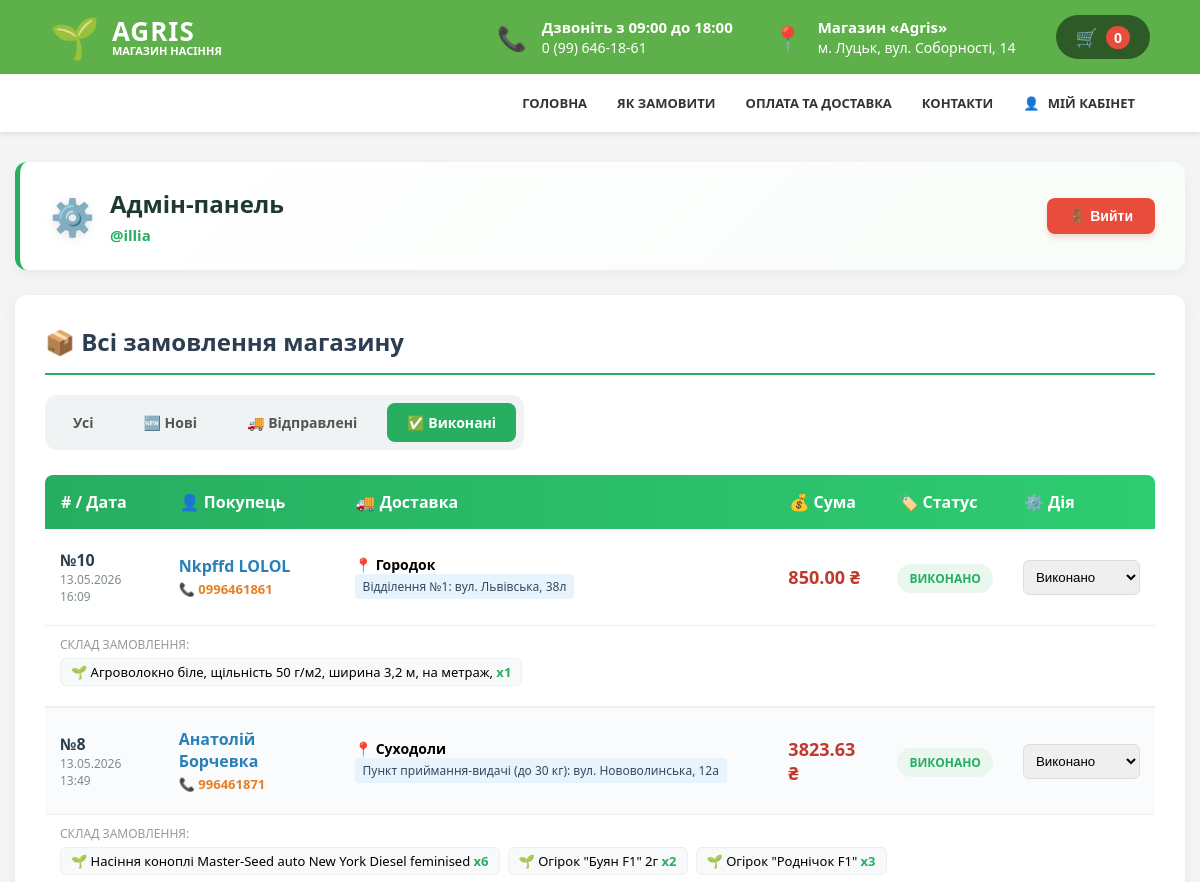
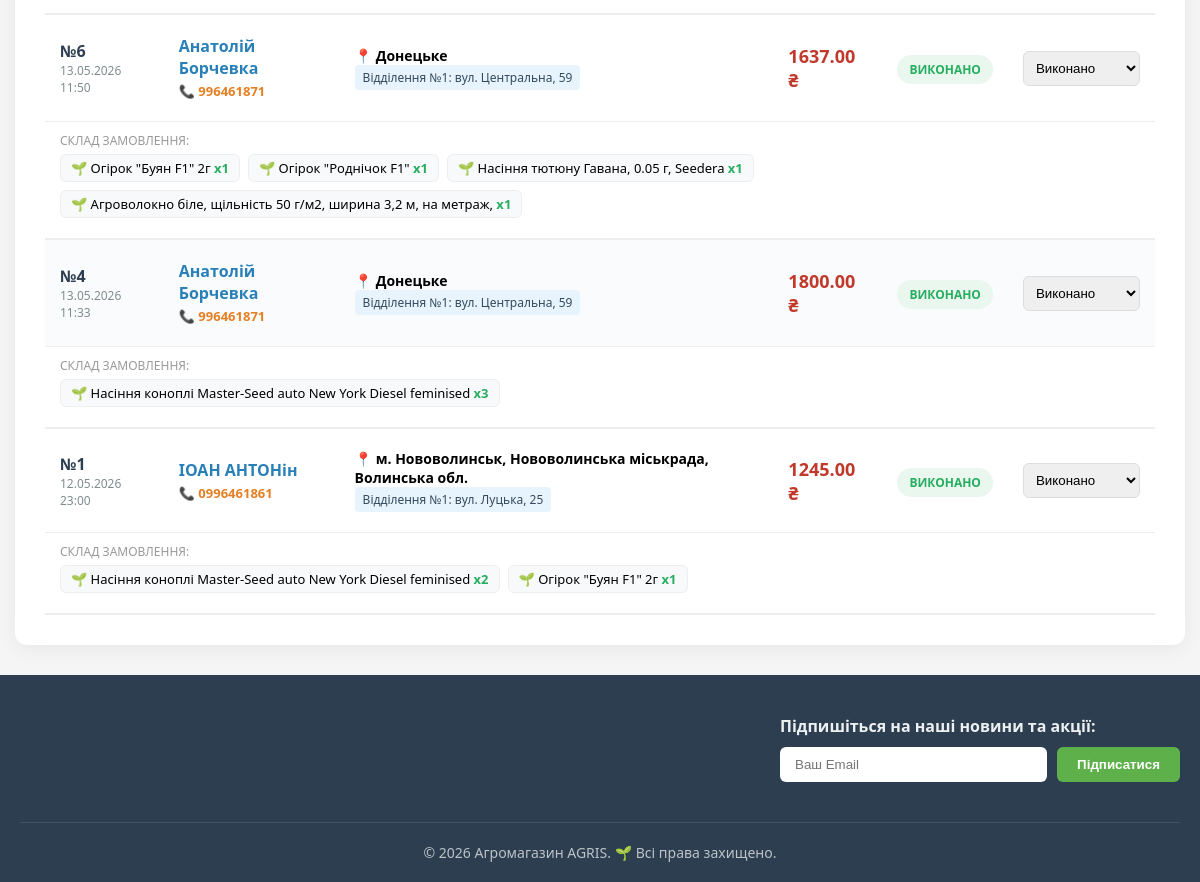
The app's page /cabinet/?status=done (signed in), older data (2 pictures, top to bottom).
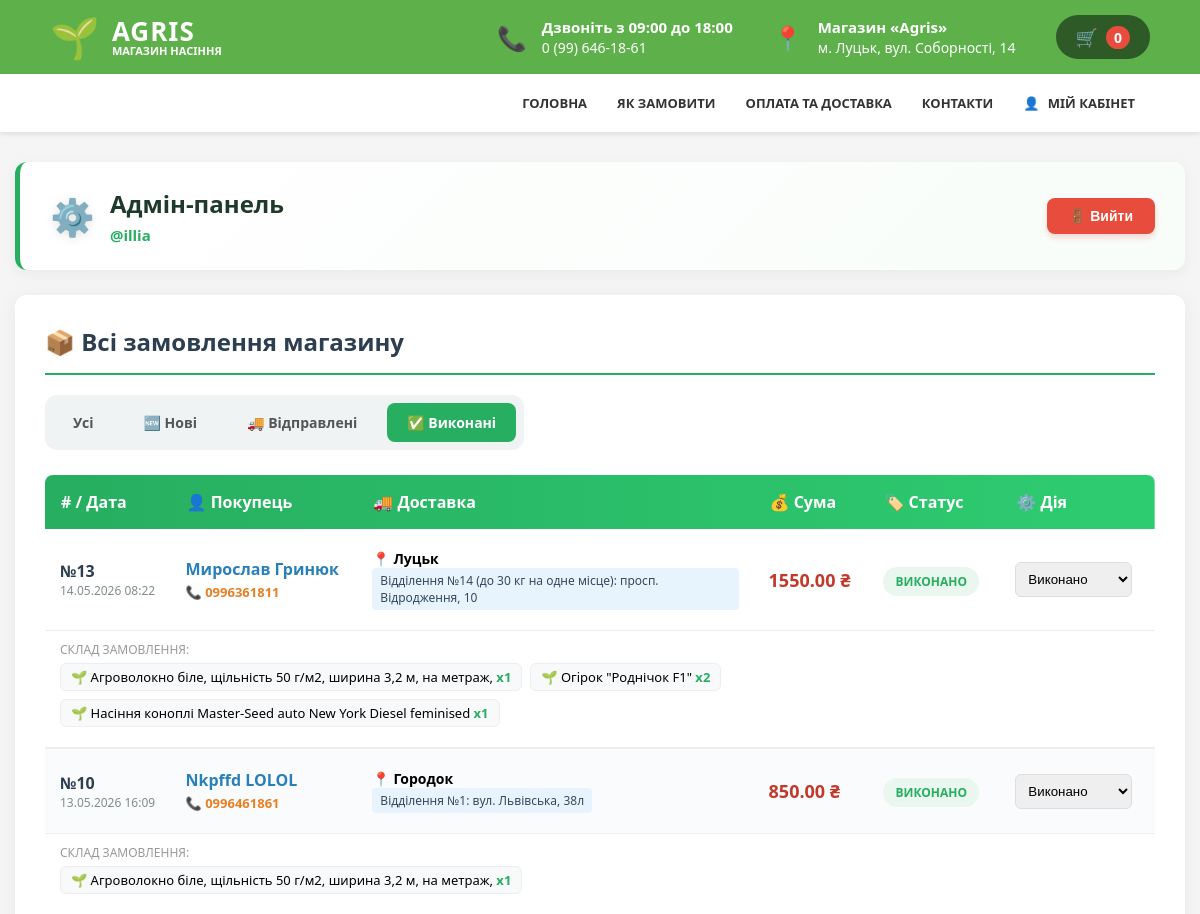
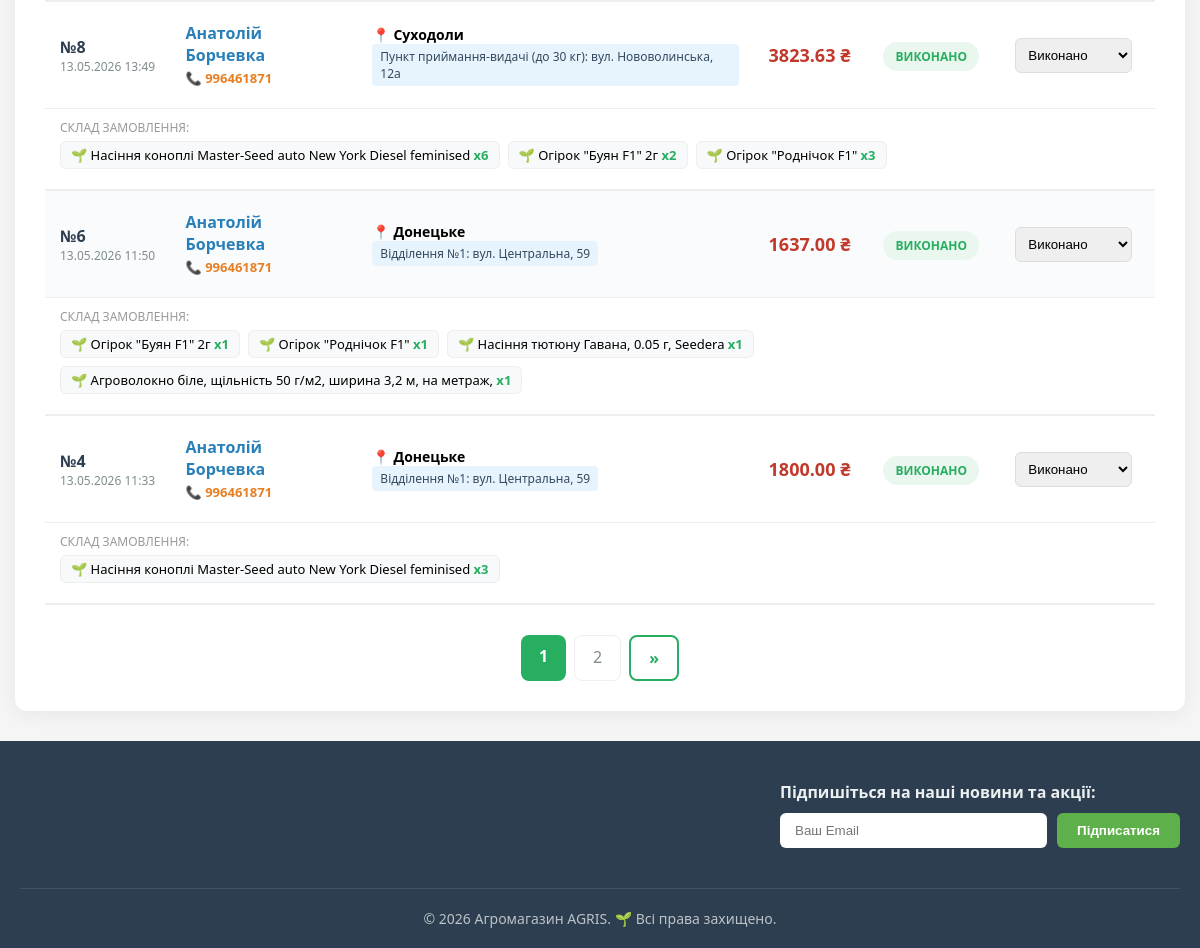
The same page, newer data (2 pictures, top to bottom).
### shop/models.py (models this page shows, shortened)
class Order(models.Model):
    STATUS_CHOICES = [('new', 'Нове'), ('sent', 'Відправлено'), ('done', 'Виконано')]
    user = models.ForeignKey(User, on_delete=models.CASCADE, verbose_name="Користувач")
    last_name = models.CharField(max_length=50, verbose_name="Прізвище")
    first_name = models.CharField(max_length=50, verbose_name="Ім'я")
    middle_name = models.CharField(max_length=50, blank=True, null=True, verbose_name="По батькові")
    phone = models.CharField(max_length=20, verbose_name="Телефон")
    city = models.CharField(max_length=100, verbose_name="Місто/Село")
    warehouse = models.CharField(max_length=255, verbose_name="Відділення")
    total_price = models.DecimalField(max_digits=10, decimal_places=2, verbose_name="Загальна сума")
    status = models.CharField(max_length=10, choices=STATUS_CHOICES, default='new', verbose_name="Статус")
    created_at = models.DateTimeField(auto_now_add=True, verbose_name="Дата")
    bonuses_awarded = models.BooleanField(default=False, verbose_name="Бонуси нараховано")
    class Meta:
        verbose_name = "Замовлення"
        verbose_name_plural = "Замовлення"

class OrderItem(models.Model):
    order = models.ForeignKey(Order, on_delete=models.CASCADE, related_name='items', verbose_name="Замовлення")
    product = models.ForeignKey(Product, on_delete=models.PROTECT, verbose_name="Товар")
    quantity = models.PositiveIntegerField(default=1, verbose_name="Кількість")
    price = models.DecimalField(max_digits=10, decimal_places=2, verbose_name="Ціна продажу")
    class Meta:
        verbose_name = "Товар у замовленні"
        verbose_name_plural = "Товари у замовленні"

class Product(models.Model):
    category = models.ForeignKey(Category, on_delete=models.CASCADE, verbose_name="Категорія")
    title = models.CharField(max_length=100, verbose_name="Назва товару")
    price = models.DecimalField(max_digits=10, decimal_places=2, verbose_name="Ціна")
    description = models.TextField(verbose_name="Опис товару", blank=True, null=True)
    image = models.ImageField(upload_to='products/', blank=True, null=True, verbose_name="Фото")
    created_at = models.DateTimeField(auto_now_add=True, verbose_name="Створено о")
    updated_at = models.DateTimeField(auto_now=True, verbose_name="Оновлено о")
    class Meta:
        verbose_name = "Товар"
        verbose_name_plural = "Товари"

### shop/views.py (the view)
# urls.py: path('cabinet/', views.cabinet, name='cabinet'),
@login_required
def cabinet(request):
    profile, _ = Profile.objects.get_or_create(user=request.user)
    if request.method == 'POST':
        profile_form = ProfileForm(request.POST, instance=profile)
        if profile_form.is_valid():
            profile_form.save()
            messages.success(request, 'Ваші дані збережено!')
            return redirect('cabinet')
    else:
        profile_form = ProfileForm(instance=profile)
    status_filter = request.GET.get('status')
    if request.user.is_staff:
        orders_list = Order.objects.all().prefetch_related('items__product')
    else:
        orders_list = Order.objects.filter(user=request.user).prefetch_related('items__product')
    if status_filter in ['new', 'sent', 'done']:
        orders_list = orders_list.filter(status=status_filter)
    orders_list = orders_list.order_by('-created_at')
    paginator = Paginator(orders_list, 5)
    page_number = request.GET.get('page')
    orders = paginator.get_page(page_number)
    ctx = base_context()
    ctx.update({
        'orders': orders,
        'profile': profile,
        'profile_form': profile_form,
        'current_status_filter': status_filter
    })
    return render(request, 'shop/cabinet.html', ctx)

### shop/templates/shop/cabinet.html (shortened to what this page needs)
{% extends 'shop/base.html' %}
{% block content %}
<div class="cabinet-hero" style="background: linear-gradient(135deg, #fff, #f8fdf9); padding: 25px 30px; border-radius: 12px; box-shadow: 0 4px 15px rgba(0,0,0,0.05); border-left: 5px solid #27ae60; display: flex; justify-content: space-between; align-items: center; flex-wrap: wrap; gap: 15px; margin-bottom: 25px;">
    <div style="display: flex; align-items: center; gap: 15px;">
        <div style="font-size: 36px; filter: drop-shadow(0 2px 4px rgba(0,0,0,0.1));">{% if user.is_staff %}⚙️{% else %}👤{% endif %}</div>
        <div>
            <h1 style="margin: 0; font-size: 24px; color: #1e3a2b; font-weight: 800;">
                {% if user.is_staff %}Адмін-панель{% else %}Мій кабінет{% endif %}
            </h1>
            <p style="margin: 5px 0 0 0; color: #27ae60; font-size: 15px; font-weight: bold;">@{{ user.first_name|default:user.username }}</p>
        </div>
    </div>
    <form action="{% url 'logout' %}" method="post">
        <button type="submit" style="background: #e74c3c; color: white; padding: 10px 22px; border: none; border-radius: 8px; cursor: pointer; font-weight: bold; font-size: 14px; box-shadow: 0 4px 6px rgba(231, 76, 60, 0.2); transition: 0.2s;" onmouseover="this.style.background='#c0392b'; this.style.transform='translateY(-2px)'" onmouseout="this.style.background='#e74c3c'; this.style.transform='translateY(0)'">🚪 Вийти</button>
    </form>
</div>
<div style="background: white; padding: 30px; border-radius: 12px; box-shadow: 0 4px 20px rgba(0,0,0,0.06);">
    <h2 style="margin-top: 0; color: #2c3e50; border-bottom: 2px solid #27ae60; padding-bottom: 15px; margin-bottom: 20px;">
        {% if user.is_staff %}📦 Всі замовлення магазину{% else %}🛒 Історія моїх замовлень{% endif %}
    </h2>
    {% if user.is_staff %}
    <div style="display: flex; gap: 10px; margin-bottom: 25px; flex-wrap: wrap; background: #f0f3f4; padding: 8px; border-radius: 12px; width: fit-content;">
        <a href="{% url 'cabinet' %}" style="padding: 10px 20px; border-radius: 8px; text-decoration: none; font-size: 14px; font-weight: bold; transition: 0.2s; {% if not current_status_filter %}background: #34495e; color: white;{% else %}color: #555;{% endif %}">Усі</a>
        <a href="{% url 'cabinet' %}?status=new" style="padding: 10px 20px; border-radius: 8px; text-decoration: none; font-size: 14px; font-weight: bold; transition: 0.2s; {% if current_status_filter == 'new' %}background: #3498db; color: white;{% else %}color: #555;{% endif %}">🆕 Нові</a>
        <a href="{% url 'cabinet' %}?status=sent" style="padding: 10px 20px; border-radius: 8px; text-decoration: none; font-size: 14px; font-weight: bold; transition: 0.2s; {% if current_status_filter == 'sent' %}background: #e67e22; color: white;{% else %}color: #555;{% endif %}">🚚 Відправлені</a>
        <a href="{% url 'cabinet' %}?status=done" style="padding: 10px 20px; border-radius: 8px; text-decoration: none; font-size: 14px; font-weight: bold; transition: 0.2s; {% if current_status_filter == 'done' %}background: #27ae60; color: white;{% else %}color: #555;{% endif %}">✅ Виконані</a>
    </div>
    {% endif %}
    {% if orders %}
        <div style="overflow-x: auto;">
        <table style="width: 100%; border-collapse: separate; border-spacing: 0; text-align: left; min-width: 800px;">
            <thead>
                <tr style="background: linear-gradient(90deg, #27ae60, #2ecc71); color: white;">
                    <th style="padding: 16px; border-radius: 8px 0 0 0;"># / Дата</th>
                    {% if user.is_staff %}<th style="padding: 16px;">👤 Покупець</th>{% endif %}
                    <th style="padding: 16px;">🚚 Доставка</th>
                    <th style="padding: 16px;">💰 Сума</th>
                    <th style="padding: 16px;">🏷️ Статус</th>
                    {% if user.is_staff %}<th style="padding: 16px; border-radius: 0 8px 0 0;">⚙️ Дія</th>{% endif %}
                </tr>
            </thead>
            <tbody>
                {% for order in orders %}
                <tr style="background: {% cycle '#ffffff' '#fafbfc' %};">
                    <td style="padding: 20px 15px; border-bottom: 1px solid #eee;">
                        <div style="font-size: 16px; font-weight: 800; color: #2c3e50;">№{{ order.id }}</div>
                        <div style="color: #7f8c8d; font-size: 12px;">{{ order.created_at|date:"d.m.Y H:i" }}</div>
                    </td>
                    {% if user.is_staff %}
                        <td style="padding: 20px 15px; border-bottom: 1px solid #eee;">
                            <strong style="color: #2980b9;">{{ order.first_name }} {{ order.last_name }}</strong><br>
                            <span style="color: #e67e22; font-size: 13px; font-weight: bold;">📞 {{ order.phone }}</span>
                        </td>
                    {% endif %}
                    <td style="padding: 20px 15px; border-bottom: 1px solid #eee;">
                        <div style="font-size: 14px; font-weight: bold;">📍 {{ order.city }}</div>
                        <div style="font-size: 12px; color: #34495e; background: #e8f4fd; padding: 4px 8px; border-radius: 4px; display: inline-block;">
                            {{ order.warehouse }}
                        </div>
                    </td>
                    <td style="padding: 20px 15px; border-bottom: 1px solid #eee;">
                        <strong style="color: #c0392b; font-size: 18px;">{{ order.total_price }} ₴</strong>
                    </td>
                    <td style="padding: 20px 15px; border-bottom: 1px solid #eee;">
                        <span style="padding: 6px 12px; border-radius: 20px; font-size: 12px; font-weight: 800;
                            {% if order.status == 'new' %}background: #ebf5fb; color: #2980b9;
                            {% elif order.status == 'sent' %}background: #fdf2e9; color: #d35400;
                            {% else %}background: #e9f7ef; color: #27ae60;{% endif %}">
                            {{ order.get_status_display|upper }}
                        </span>
                    </td>
                    {% if user.is_staff %}
                    <td style="padding: 20px 15px; border-bottom: 1px solid #eee;">
                        <form method="post" action="{% url 'order_change_status' order.id %}">
                            <select name="status" onchange="this.form.submit()" style="padding: 8px; border-radius: 6px; border: 1px solid #ddd; cursor: pointer;">
                                <option value="done" {% if order.status == 'done' %}selected{% endif %}>Виконано</option>
                            </select>
                        </form>
                    </td>
                    {% endif %}
                </tr>
                <tr>
                    <td colspan="{% if user.is_staff %}6{% else %}5{% endif %}" style="padding: 10px 15px 20px 15px; background: #fff; border-bottom: 2px solid #eee;">
                        <div style="font-size: 12px; color: #999; margin-bottom: 5px;">СКЛАД ЗАМОВЛЕННЯ:</div>
                        <div style="display: flex; flex-wrap: wrap; gap: 8px;">
                            {% for item in order.items.all %}
                                <div style="background: #f8f9fa; border: 1px solid #eee; padding: 4px 10px; border-radius: 6px; font-size: 13px;">
                                    🌱 {{ item.product.title }} <span style="color: #27ae60; font-weight: bold;">x{{ item.quantity }}</span>
                                </div>
                            {% endfor %}
                        </div>
                    </td>
                </tr>
                {% endfor %}
            </tbody>
        </table>
        </div>
        {% if orders.has_other_pages %}
        <div style="display: flex; justify-content: center; margin-top: 30px; gap: 8px;">
            {% for num in orders.paginator.page_range %}
                {% if orders.number == num %}
                    <span style="padding: 10px 18px; border-radius: 8px; background: #27ae60; color: white; font-weight: bold;">{{ num }}</span>
                {% else %}
                    <a href="?page={{ num }}{% if current_status_filter %}&status={{ current_status_filter }}{% endif %}" style="padding: 10px 18px; border-radius: 8px; border: 1px solid #eee; text-decoration: none; color: #7f8c8d;">{{ num }}</a>
                {% endif %}
            {% endfor %}
            {% if orders.has_next %}
                <a href="?page={{ orders.next_page_number }}{% if current_status_filter %}&status={{ current_status_filter }}{% endif %}" style="padding: 10px 18px; border-radius: 8px; font-weight: bold; border: 2px solid #27ae60; text-decoration: none; color: #27ae60; background: white;">»</a>
            {% endif %}
        </div>
        {% endif %}
    {% else %}
        <div style="text-align: center; padding: 40px;">
            <p style="color: #7f8c8d;">Замовлень не знайдено.</p>
        </div>
    {% endif %}
</div>
{% endblock %}

### shop/templates/shop/base.html (shortened to what this page needs)
{% load static %}
<!DOCTYPE html>
<html lang="uk">
<head>
    <link rel="stylesheet" href="{% static 'shop/css/style.css' %}?v=160">
</head>
{% with url_name=request.resolver_match.url_name %}
{% with auth_list="login,signup,password_reset,password_reset_done,password_reset_confirm,password_reset_complete" %}
<body class="{% if url_name in auth_list %}auth-page-bg{% endif %}">
    {% if url_name not in auth_list %}
        <header class="header-top">
            <a href="{% url 'main' %}" class="header-logo-link">
                <span class="logo-emoji">🌱</span>
                <div class="logo-text-block">
                    <span class="logo-title">AGRIS</span>
                    <span class="logo-subtitle">Магазин насіння</span>
                </div>
            </a>
            <div class="header-contacts-wrapper">
                <div class="header-info-block">
                    <span class="info-icon">📞</span>
                    <div class="info-text">
                        <strong>Дзвоніть з 09:00 до 18:00</strong>
                        0 (99) 646-18-61
                    </div>
                </div>
                <div class="header-info-block">
                    <span class="info-icon">📍</span>
                    <div class="info-text">
                        <strong>Магазин «Agris»</strong>
                        м. Луцьк, вул. Соборності, 14
                    </div>
                </div>
                <a href="{% url 'cart_detail' %}" class="cart-icon-link">
                    🛒 <span class="cart-count">{{ request.session.cart|length|default:"0" }}</span>
                </a>
            </div>
        </header>
        <div class="header-bottom">
            <nav class="main-nav">
                <a href="{% url 'main' %}">ГОЛОВНА</a>
                <a href="{% url 'page_1' %}">ЯК ЗАМОВИТИ</a>
                <a href="{% url 'page_two' %}">ОПЛАТА ТА ДОСТАВКА</a>
                <a href="{% url 'contacts' %}">КОНТАКТИ</a>
                {% if user.is_authenticated %}
                    <a href="{% url 'cabinet' %}">
                        <span style="margin-right: 5px;">👤</span> МІЙ КАБІНЕТ
                    </a>
                {% else %}
                    <a href="{% url 'login' %}">УВІЙТИ</a>
                    <a href="{% url 'signup' %}" class="nav-signup-link">РЕЄСТРАЦІЯ</a>
                {% endif %}
            </nav>
        </div>
    {% endif %}
    <div class="{% if url_name in auth_list %}auth-clean-layout{% else %}container{% endif %}">
        <main class="{% if url_name in auth_list %}auth-card{% else %}main-content{% endif %}">
            {% block content %}{% endblock %}
        </main>
    </div>
    {% if url_name not in auth_list %}
        <footer class="site-footer">
            <div class="footer-inner">
                <div class="footer-top">
                    <div class="newsletter-block">
                        <h3 class="newsletter-title">Підпишіться на наші новини та акції:</h3>
                        <form action="{% url 'subscribe_newsletter' %}" method="post" class="newsletter-form">
                            <input type="email" name="email" class="newsletter-input" placeholder="Ваш Email" required>
                            <button type="submit" class="newsletter-btn">Підписатися</button>
                        </form>
                    </div>
                </div>
                <div class="footer-bottom">
                    <p class="footer-copy">© 2026 Агромагазин AGRIS. 🌱 Всі права захищено.</p>
                </div>
            </div>
        </footer>
    {% endif %}
{% endwith %}
{% endwith %}
</body>
</html>

Row changes from the older to the newer data that the page shows:
no longer on this page (row unchanged): Order: id "1", created_at "12.05.2026 23:00", first_name "ІОАН", last_name "АНТОНін", phone "0996461861", city "м. Нововолинськ, Нововолинська міськрада, Волинська обл.", warehouse "Відділення №1: вул. Луцька, 25", total_price "1245.00", status "ВИКОНАНО", status "Виконано"
no longer on this page (row unchanged): OrderItem: product "Насіння коноплі Master-Seed auto New York Diesel feminised", quantity "2", shown under "1"
no longer on this page (row unchanged): OrderItem: product "Огірок \"Буян F1\" 2г", quantity "1"
added Order: id "13", created_at "14.05.2026 08:22", first_name "Мирослав", last_name "Гринюк", phone "0996361811", city "Луцьк", warehouse "Відділення №14 (до 30 кг на одне місце): просп. Відродження, 10", total_price "1550.00", status "ВИКОНАНО", status "Виконано"
added OrderItem: product "Агроволокно біле, щільність 50 г/м2, ширина 3,2 м, на метраж,", quantity "1", shown under "13"
added OrderItem: product "Огiрок \"Роднічок F1\"", quantity "2", shown under "13"
added OrderItem: product "Насіння коноплі Master-Seed auto New York Diesel feminised", quantity "1", shown under "13"
Text that changed along with them:
new list line: "1"
new list line: "2"
